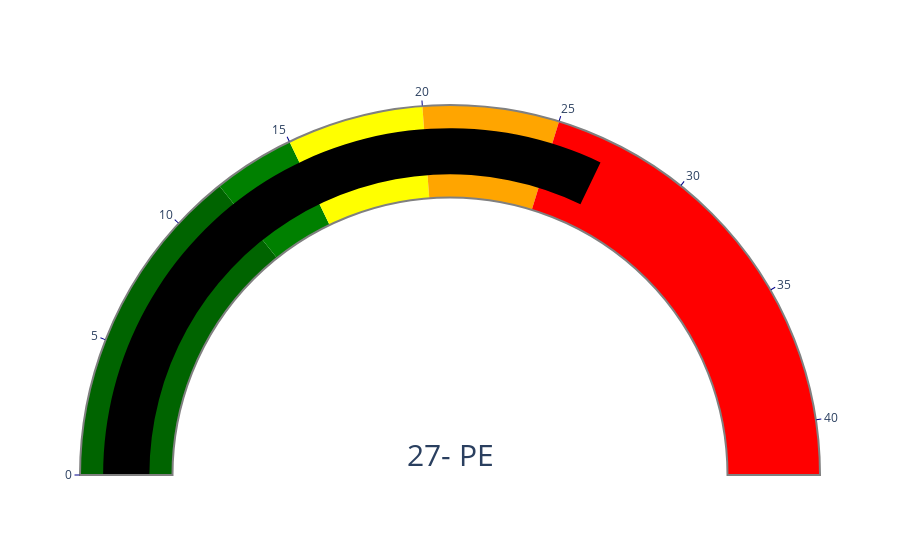

The notebook cell this image was saved under:
### Markdown cell above
### Building a gauge and needle chart with Plotly

### Code cell
import plotly.graph_objects as go

maxValue = 42
currentValue = 27

fig = go.Figure(go.Indicator(
    mode = "gauge+number",
    value = currentValue,
    number = {'suffix': "- PE", 'font': {'size': 30}},
    domain = {'x': [0,1], 'y': [0,1]},
    gauge = {
        'axis': {'range': [None, maxValue], 'tickwidth': 1, 'tickcolor': "darkblue"},
        'bar': {'color': "black"},
        'bgcolor': "white",
        'borderwidth': 2,
        'bordercolor': "gray",
        'steps': [
            {'range': [0, 12], 'color': 'darkgreen'},
            {'range': [12, 15], 'color': 'green'},
            {'range': [15, 20], 'color': 'yellow'},
            {'range': [20, 25], 'color': 'orange'},
            {'range': [25,maxValue], 'color': 'red'}],
        }))

fig.show()

### Figure 1 — Plotly figure (JSON) as saved in the notebook; plotly's stock layout.template omitted (floating-point values rounded to 4 significant figures)
{"data": [{"domain": {"x": [0, 1], "y": [0, 1]}, "gauge": {"axis": {"range": [null, 42], "tickcolor": "darkblue", "tickwidth": 1}, "bar": {"color": "black"}, "bgcolor": "white", "bordercolor": "gray", "borderwidth": 2, "steps": [{"color": "darkgreen", "range": [0, 12]}, {"color": "green", "range": [12, 15]}, {"color": "yellow", "range": [15, 20]}, {"color": "orange", "range": [20, 25]}, {"color": "red", "range": [25, 42]}]}, "mode": "gauge+number", "number": {"font": {"size": 30}, "suffix": "- PE"}, "type": "indicator", "value": 27}], "layout": {}}
